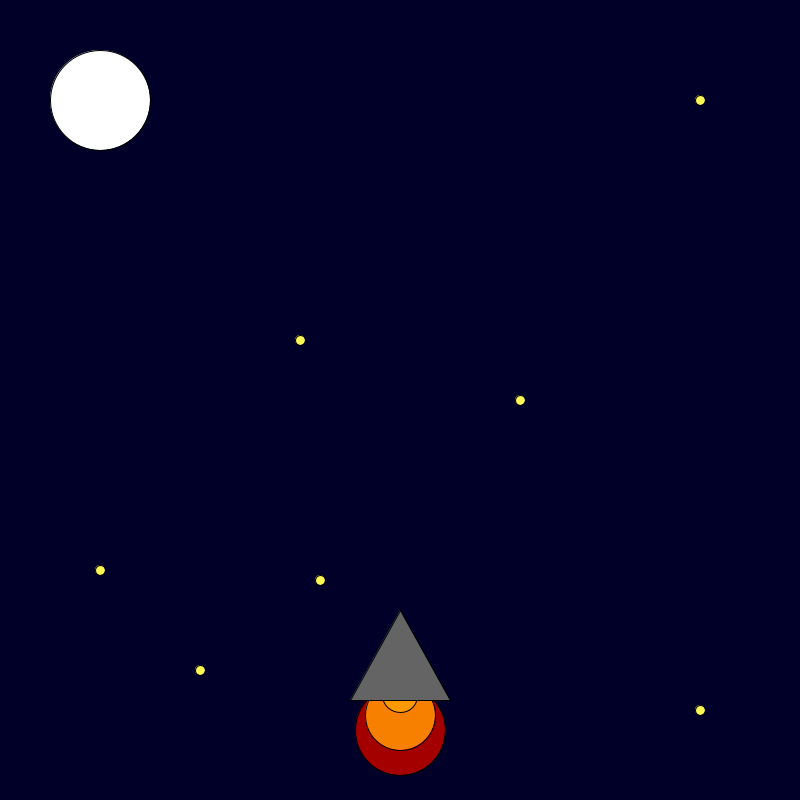
Frame 1 (no input)
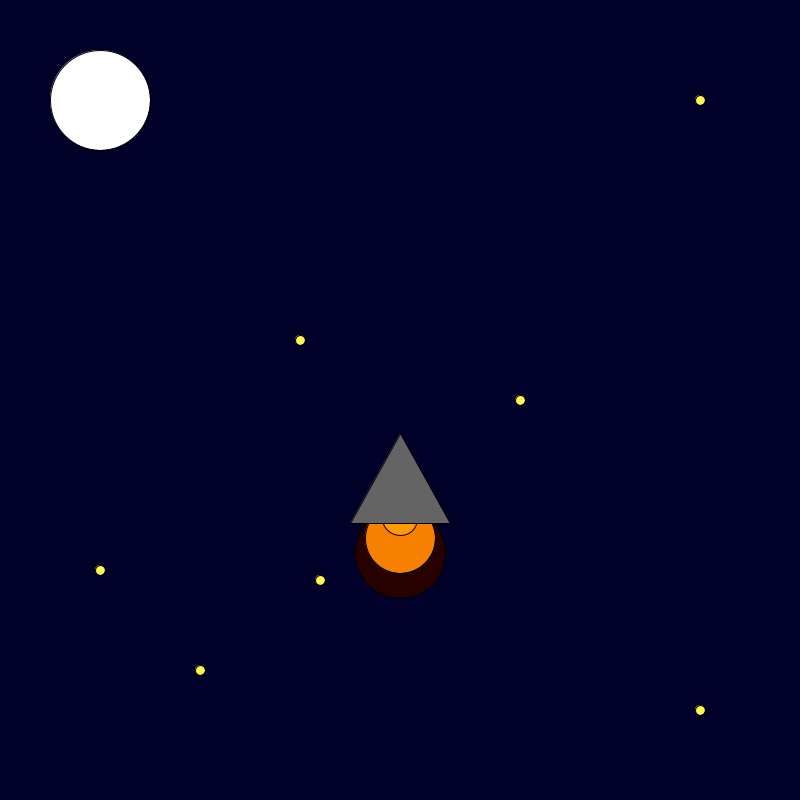
Frame 60 (the mouse pressed at the canvas centre just before this capture)
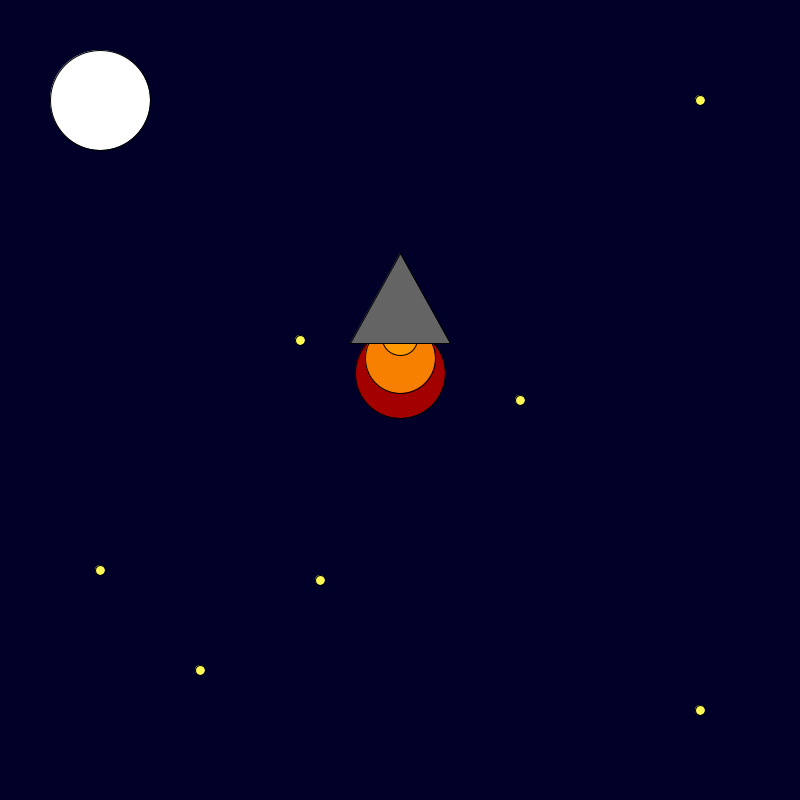
Frame 120 (the mouse held since frame 60 and released just before this capture)

The Processing sketch that drew these frames (run headless with seeded random() and noise(); from frame 60 on, the mouse is pressed at the canvas centre):

// Processing sketch: rocket_ship
// ── rocket_ship.pde
int x = 400; 
int y = 600; 

void setup() {

     size(800, 800);

}

void draw() {

  
  background(0, 0, 40);
    fill(#FCF754);
    ellipse(320,580,10,10);
fill(#FCF754);
    ellipse(520,400,10,10);
    fill(#FCF754);
    ellipse(700,100,10,10);
    fill(#FCF754);
    ellipse(200,670,10,10);
     fill(#FCF754);
     ellipse(300,340,10,10);
     fill(#FCF754);
     ellipse(700,710,10,10);
     fill(#FCF754);
    ellipse(100,570,10,10);
    fill(#FFFFFF);
    ellipse(100,100,100,100);
    fill(random(255), 0, 0);
    ellipse(x, y + 130, 90, 90);
    fill(248, 128, 0);
    ellipse(x, y + 115, 70, 70);
    fill(255, 153, 0);
    ellipse(x, y + 95, 35, 35);
    fill(100, 100, 100);
    triangle(x, y + 10, x + 50, y + 100, x - 50, y + 100);
y-=3;
}
